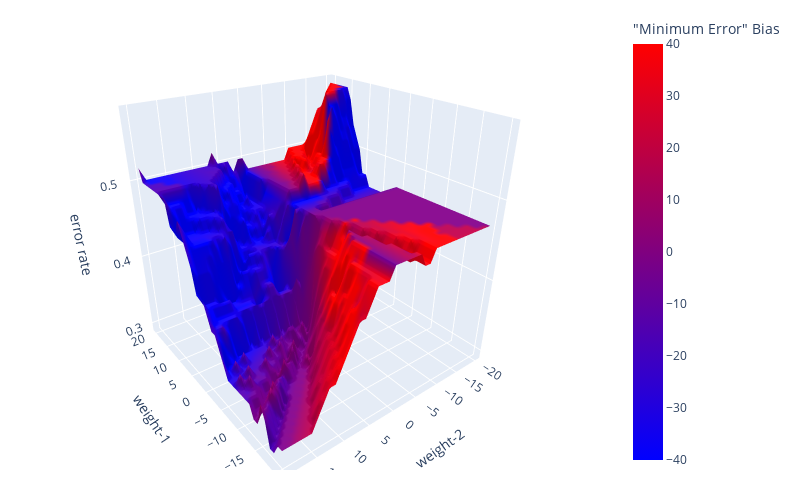

Write notebook code for a chart like this one.
### Code cell
##
# Traverse the entire space of weights and biases and see how it affects the error rate
##
num_samples = 40
weight1 = np.linspace(-20, 20, num=num_samples)
weight2 = np.linspace(-20, 20, num=num_samples)
biases_range =  np.linspace(-40, 40, num=num_samples)
errors = np.zeros((num_samples,num_samples))
biases = np.zeros((num_samples,num_samples))


## vary the weights and see how many errors the perceptron makes
for w2 in range(0,num_samples): #y-axis (y=0 = first row of matrix)
    for w1 in range(0,num_samples): #x-axis (x=0 first column of matrix)
        w = [weight1[w1],weight2[w2]]
        min_error = 64
        min_bias = 0
        for b_i in range(0,num_samples): #biases are rendered as the color axis             
            b = biases_range[b_i]
            error_count = tron.predict_only(X, Y, w, b, debug_function=None, summarize=False)
            if error_count <= min_error:
                min_error = error_count 
                min_bias = b
        errors[w2][w1] =  min_error/64
        biases[w2][w1] = min_bias
        #print(f"w:{weights[w]},b:{biases[b]},cost:{z[w][b]}")


import plotly.graph_objects as go
f3 = go.Figure(data=[go.Surface( 
    x=weight1, 
    y=weight2, 
    z=errors, 
    surfacecolor = biases, 
    colorscale='BlueRed',
    colorbar={"title": '"Minimum Error" Bias'}
)])
f3.update_layout(scene = dict(
                    xaxis_title='weight-1',
                    yaxis_title='weight-2',
                    zaxis_title='error rate'
                    ),
                    width=800,
                    height=480,                      
                    margin=dict(r=20, b=10, l=10, t=10))
f3.show()

### Figure 1 — Plotly figure (JSON) as saved in the notebook; plotly's stock layout.template omitted (floating-point values rounded to 4 significant figures; data arrays with more than 128 entries replaced by an {"elided": "..."} marker saying what was removed)
{"data": [{"colorbar": {"title": {"text": "\"Minimum Error\" Bias"}}, "colorscale": [[0, "rgb(0,0,255)"], [1, "rgb(255,0,0)"]], "surfacecolor": {"elided": "40x40 float values"}, "type": "surface", "x": [-20, -18.97, -17.95, -16.92, -15.9, -14.87, -13.85, -12.82, -11.79, -10.77, -9.744, -8.718, -7.692, -6.667, -5.641, -4.615, -3.59, -2.564, -1.538, -0.5128, 0.5128, 1.538, 2.564, 3.59, 4.615, 5.641, 6.667, 7.692, 8.718, 9.744, 10.77, 11.79, 12.82, 13.85, 14.87, 15.9, 16.92, 17.95, 18.97, 20], "y": [-20, -18.97, -17.95, -16.92, -15.9, -14.87, -13.85, -12.82, -11.79, -10.77, -9.744, -8.718, -7.692, -6.667, -5.641, -4.615, -3.59, -2.564, -1.538, -0.5128, 0.5128, 1.538, 2.564, 3.59, 4.615, 5.641, 6.667, 7.692, 8.718, 9.744, 10.77, 11.79, 12.82, 13.85, 14.87, 15.9, 16.92, 17.95, 18.97, 20], "z": {"elided": "40x40 float values"}}], "layout": {"height": 480, "margin": {"b": 10, "l": 10, "r": 20, "t": 10}, "scene": {"aspectmode": "auto", "aspectratio": {"x": 1, "y": 1, "z": 1}, "camera": {"center": {"x": 0, "y": 0, "z": 0}, "eye": {"x": -1.537, "y": 1.164, "z": 0.9845}, "projection": {"type": "perspective"}, "up": {"x": 0, "y": 0, "z": 1}}, "xaxis": {"title": {"text": "weight-1"}, "type": "linear"}, "yaxis": {"title": {"text": "weight-2"}, "type": "linear"}, "zaxis": {"title": {"text": "error rate"}, "type": "linear"}}, "width": 800}}
